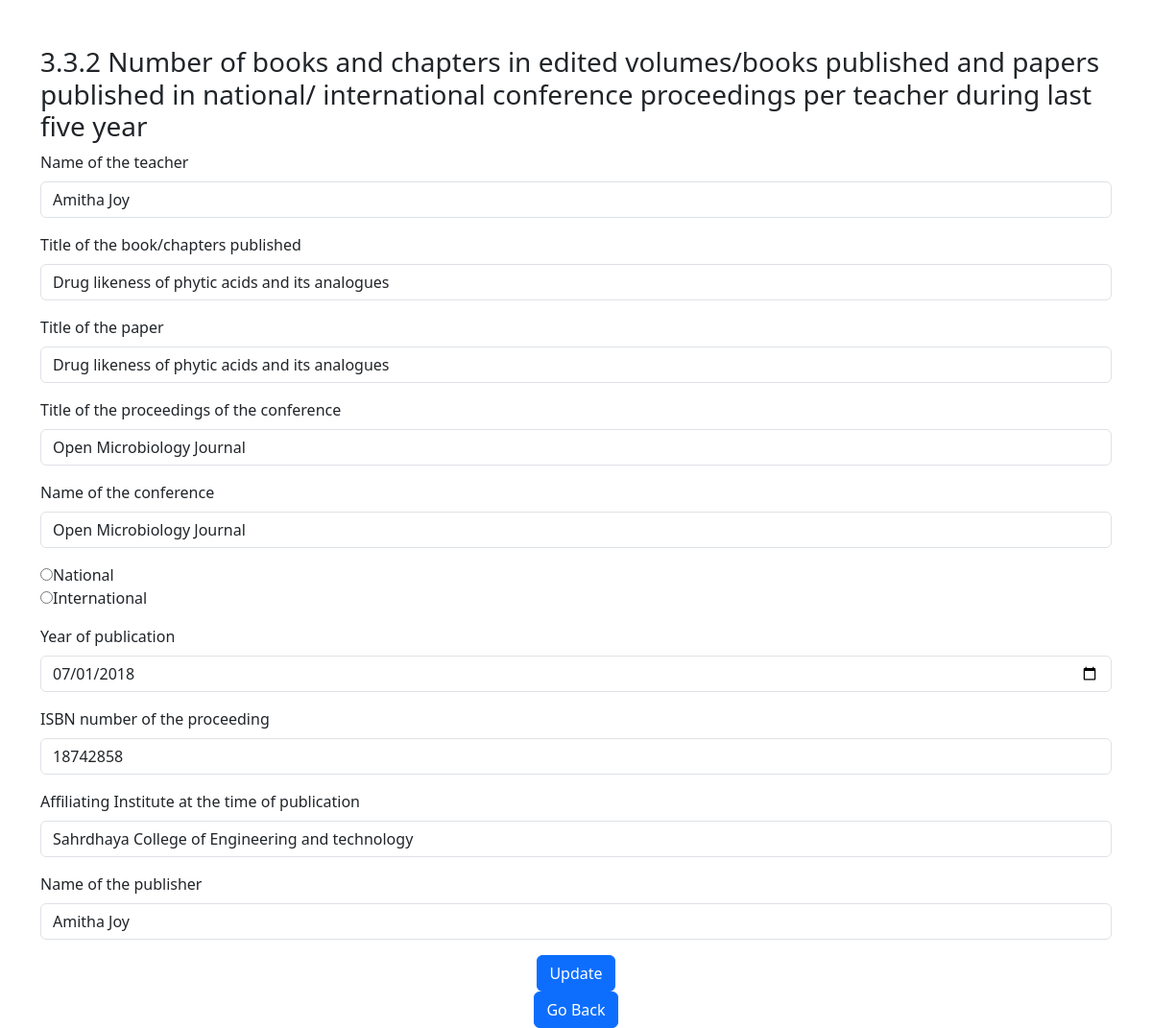
The page /edit332/15 on the database its author committed.
### View/models.py (models this page shows)
class Details3_3_2(models.Model):
    Name_of_the_teacher = models.CharField(max_length=50)
    Title_of_the_book_chapters_published = models.CharField(max_length=200)
    Title_of_the_paper = models.CharField(max_length=100)
    Title_of_the_proceedings_of_the_conference = models.CharField(max_length=200)
    Name_of_the_conference = models.CharField(max_length=200)
    national_international = models.CharField(max_length=50,choices=(("National","National"),("International","International")))
    Year_of_publications = models.DateField(default=None)
    ISBN_number_of_the_proceeding = models.IntegerField(default=0)
    Affiliating_Institute_at_the_time_of_publication = models.CharField(max_length=200)
    Name_of_the_publisher=models.CharField(max_length=100)
    Uploaded_by = models.CharField(max_length=50)

### View/views.py (the view, shortened to what this page needs)
# urls.py: path('edit332/<int:id>', views.edit332, name='332edit'),
def edit332(request, id):
    d332 = Details3_3_2.objects.get(id=id)
    return render(request,'View/332edit.html',{'d332' : d332})

### View/Templates/View/332edit.html (shortened to what this page needs)
<!DOCTYPE html>
<html lang="en">
<head>
        <link href="https://cdn.jsdelivr.net/npm/bootstrap@5.3.0-alpha1/dist/css/bootstrap.min.css" rel="stylesheet">
</head>
<body>
<div class="container mt-5">
<form method="POST">
<h3>3.3.2 Number of books and chapters in edited volumes/books published and papers  published in national/ international conference proceedings per teacher during last five year</h3>
    <div class="mb-3">
  <label for="Name of the teacher" class="form-label">Name of the teacher</label>
  <input type="text" class="form-control" id="Name of the teacher" name="Name_of_the_teacher" value="{{ d332.Name_of_the_teacher }}">
</div>
<div class="mb-3">
  <label for="Title of the book/chapters  published" class="form-label">Title of the book/chapters  published</label>
  <input type="text" class="form-control" id="Title of the book/chapters  published" name="Title_of_the_book_chapters_published" value="{{ d332.Title_of_the_book_chapters_published }}">
</div>
<div class="mb-3">
  <label for="Title of the paper" class="form-label">Title of the paper</label>
  <input type="text" class="form-control" id="Title of the paper" name="Title_of_the_paper" value="{{ d332.Title_of_the_paper }}">
</div>
<div class="mb-3">
  <label for="Title of the proceedings of the conference" class="form-label">Title of the proceedings of the conference</label>
  <input type="text" class="form-control" id="Title of the proceedings of the conference" name="Title_of_the_proceedings_of_the_conference" value="{{ d332.Title_of_the_proceedings_of_the_conference }}">
</div>
<div class="mb-3">
  <label for="Name of the conference" class="form-label">Name of the conference</label>
  <input type="text" class="form-control" id="Name of the conference" name="Name_of_the_conference" value="{{ d332.Name_of_the_conference }}">
</div>
<div class="mb-3">
    <input type="radio" id="National " name="radiobutton3.3.2" value="National " {% if d332.national_international == "National" %}checked{% endif %}>National<br>
    <input type="radio" id="International" name="radiobutton3.3.2"  value="International" {% if d332.national_international == "International" %}checked{% endif %}>International<br>
</div>
<div class="mb-3">
  <label for="Year of publication" class="form-label">Year of publication</label>
  <input type="date" class="form-control" id="Year of publication" name="Year_of_publication" value="{{ d332.Year_of_publications|date:'Y-m-d'  }}">
</div>
    <div class="mb-3">
  <label for="IISBN number of the proceeding" class="form-label">ISBN number of the proceeding</label>
  <input type="number" minlength="13" class="form-control" id="ISBN number of the proceeding" name="ISBN_number_of_the_proceeding" value="{{ d332.ISBN_number_of_the_proceeding }}">
</div>
    <div class="mb-3">
  <label for="Affiliating Institute at the time of publication " class="form-label">Affiliating Institute at the time of publication </label>
  <input type="text" class="form-control" name="Affiliating_Institute_at_the_time_of_publication" value="{{ d332.Affiliating_Institute_at_the_time_of_publication }}">
</div>
    <div class="mb-3">
  <label for="Name of the publisher" class="form-label">Name of the publisher</label>
  <input type="text" class="form-control" id="Name of the publisher" name="Name_of_the_publisher" value="{{ d332.Name_of_the_publisher }}">
</div>
<div class="col-md-12 text-center">
    <button type="submit" class="btn btn-primary">Update</button></div>
</form>
</div>
<div style="display: flex; justify-content: center;">
    <a class="btn btn-primary" href="{% url '332details' %}" role="button">Go Back</a>
</div>
</body>
</html>

### rows shown on the page
Details3_3_2: Name_of_the_teacher "Amitha Joy", Title_of_the_book_chapters_published "Drug likeness of phytic acids and its analogues", Title_of_the_paper "Drug likeness of phytic acids and its analogues", Title_of_the_proceedings_of_the_conference "Open Microbiology Journal", Name_of_the_conference "Open Microbiology Journal", Year_of_publication "07/01/2018", ISBN_number_of_the_proceeding "18742858", Affiliating_Institute_at_the_time_of_publication "Sahrdhaya College of Engineering and technology", Name_of_the_publisher "Amitha Joy"
